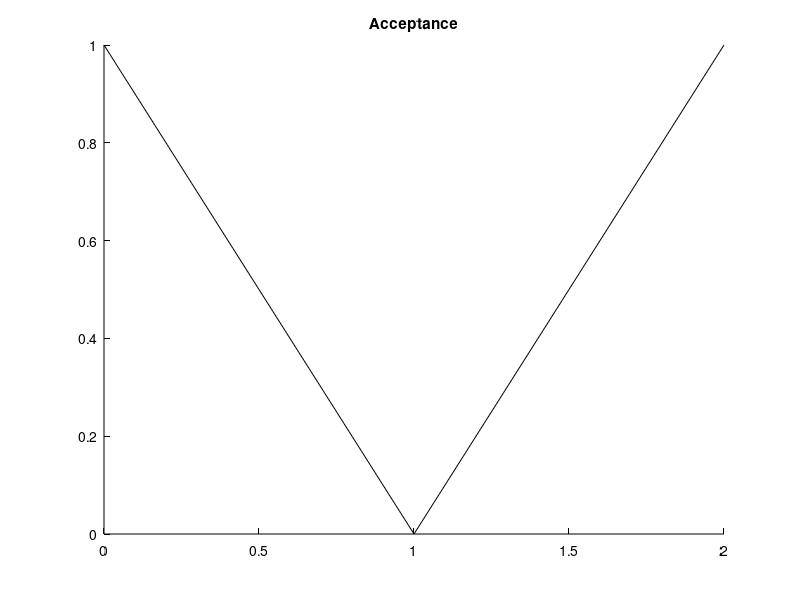

Here is the MATLAB script that generated this plot: (Note: this script raises an error after producing the figure.)
function summary=runExternalAcceptanceTests(outputDirectory,compile)
%RUNEXTERNALACCEPTANCETESTS Synthetic-only tests of the optional local utility.
    root=fileparts(fileparts(mfilename('fullpath')));
    addpath(fullfile(root,'src'));addpath(fullfile(root,'validation','external-acceptance'));
    if nargin<1,outputDirectory=fullfile(root,'.audit','external-package-tests');end
    if nargin<2,compile=false;end
    if exist(outputDirectory,'dir')~=7,mkdir(outputDirectory);end
    [~,token]=fileparts(tempname);token=lower(regexprep(token,'[^a-zA-Z0-9]',''));
    token=token(max(1,end-15):end);
    session=['session-test-' token];revision=repmat('a',1,40);
    f=figure('Visible','off','Color','w');cleanup=onCleanup(@()close(f)); %#ok<NASGU>
    a=axes('Parent',f,'Color','w','XColor','k','YColor','k');
    line('Parent',a,'XData',[0 1 2],'YData',[1 0 1],'Color','k', ...
        'DisplayName','SYNTHETIC_SOURCE_LABEL_NOT_IN_REPORT');
    title(a,'Acceptance','Interpreter','none','Color','k');
    entry=struct('id','case-001','figure',f);
    expect(@()runExternalAcceptance(entry,'../escape',revision,'synthetic'));
    expect(@()runExternalAcceptance(entry,session,'ACTUAL_COMMIT_HASH','synthetic'));
    expect(@()runExternalAcceptance([entry entry],session,revision,'synthetic'));
    bad=entry;bad.id='../other';expect(@()runExternalAcceptance(bad,session,revision,'synthetic'));
    bad=entry;bad.sourceData=42;expect(@()runExternalAcceptance(bad,session,revision,'synthetic'));
    expect(@()runExternalAcceptance(entry,session,revision,'synthetic','Overwrite',true));
    expect(@()runExternalAcceptance(entry,session,revision,'synthetic','ImageBackend','bad'));
    expect(@()runExternalAcceptance(entry,session,revision,'synthetic','Profile',struct('sourceData',42)));
    expect(@()runExternalAcceptance(entry,session,revision,'synthetic','Width',[1 2 3]));
    assert(exist(fullfile(root,'.audit','external-acceptance',session),'file')==0);
    % Documented unsupported source remains NEEDS_REVIEW until a human checks it.
    set(a,'Color',[.8 .8 .8]);before=get(a,'Color');
    [r,p]=runExternalAcceptance(entry,session,revision,'not available');
    row=r.cases{1};assert(strcmp(row.outcome,'NEEDS_REVIEW'));
    assert(~row.exportSuccess&&~row.compileSuccess&&strcmp(row.workflowStatus,'unsupported'));
    assert(strcmp(row.visualSemanticResult,'NOT_REVIEWED')&&~isempty(row.diagnosticCodes));
    assert(ishghandle(f)&&isequal(get(a,'Color'),before));
    raw=fileread(p);assert(isempty(strfind(raw,'SYNTHETIC_SOURCE_LABEL'))); %#ok<STREMP>
    assert(isempty(strfind(raw,'Acceptance'))); %#ok<STREMP>
    assert(isempty(strfind(raw,root))&&isempty(strfind(raw,'texPath'))); %#ok<STREMP>
    decoded=jsondecode(raw);assert(decoded.schemaVersion==1&&strcmp(decoded.revision,revision));
    assert(numel(decoded.outcomeVocabulary)==6&&strcmp(decoded.runtimeVersion,version));
    expect(@()runExternalAcceptance(entry,session,revision,'not available'));
    assert(strcmp(raw,fileread(p)),'Existing evidence was overwritten.');
    set(a,'Color','w');
    missing=withoutCompiler(entry,[session '-missing'],revision,outputDirectory);
    assert(missing.cases{1}.exportSuccess&&~missing.cases{1}.compileSuccess);
    assert(strcmp(missing.cases{1}.outcome,'FAIL_ENVIRONMENT'));
    assert(any(strcmp(missing.cases{1}.diagnosticCodes,'M2T:C001:CompilerNotFound')));
    tests=12;
    if compile
        [r,p]=runExternalAcceptance(entry,[session '-compiled'],revision,'synthetic test compiler', ...
            'Profile','publication','Width','single-column','ImageBackend','auto');
        row=r.cases{1};assert(row.exportSuccess&&row.compileSuccess&&strcmp(row.workflowStatus,'success'));
        assert(strcmp(row.outcome,'NEEDS_REVIEW')&&strcmp(row.visualSemanticResult,'NOT_REVIEWED'));
        assert(strcmp(r.profile,'publication')&&strcmp(r.imageBackend,'auto'));
        validation=m2t.internal.validatePdf(fullfile(fileparts(p),'case-001.pdf'));assert(validation.success);
        assert(ishghandle(f)&&isequal(get(a,'Color'),[1 1 1]));
        assert(row.timingsSeconds.compile>0&&row.timingsSeconds.export>0);tests=13;
        m2t.internal.writeTextFile(fullfile(outputDirectory,'compiled-session.txt'),fileparts(p));
    end
    summary=struct('tests',tests,'failures',0);
    m2t.internal.writeTextFile(fullfile(outputDirectory,'summary.json'),jsonencode(summary));
    fprintf('EXTERNAL_ACCEPTANCE_PACKAGE_PASS: %d/%d compile=%d\n',tests,tests,compile);
end

function r=withoutCompiler(entry,session,revision,directory)
    previous=getenv('PATH');cleanup=onCleanup(@()setenv('PATH',previous)); %#ok<NASGU>
    setenv('PATH',directory);
    r=runExternalAcceptance(entry,session,revision,'not available');
end

function expect(action)
    failed=false;try,action();catch,failed=true;end
    assert(failed,'Expected input rejection.');
end
